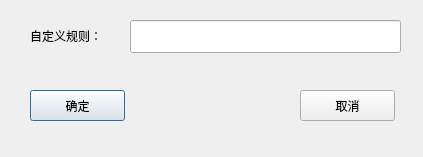
<?xml version="1.0" encoding="UTF-8"?>
<ui version="4.0">
 <class>CustomRuleDialog</class>
 <widget class="QDialog" name="CustomRuleDialog">
  <property name="geometry">
   <rect>
    <x>0</x>
    <y>0</y>
    <width>423</width>
    <height>157</height>
   </rect>
  </property>
  <property name="windowTitle">
   <string>自定义规则设置</string>
  </property>
  <widget class="QLineEdit" name="cusRulelineEdit">
   <property name="geometry">
    <rect>
     <x>130</x>
     <y>20</y>
     <width>271</width>
     <height>33</height>
    </rect>
   </property>
  </widget>
  <widget class="QLabel" name="label_14">
   <property name="geometry">
    <rect>
     <x>30</x>
     <y>25</y>
     <width>91</width>
     <height>21</height>
    </rect>
   </property>
   <property name="text">
    <string>自定义规则：</string>
   </property>
  </widget>
  <widget class="QPushButton" name="okButton">
   <property name="geometry">
    <rect>
     <x>30</x>
     <y>90</y>
     <width>95</width>
     <height>31</height>
    </rect>
   </property>
   <property name="text">
    <string>确定</string>
   </property>
  </widget>
  <widget class="QPushButton" name="cancelButton">
   <property name="geometry">
    <rect>
     <x>300</x>
     <y>90</y>
     <width>95</width>
     <height>31</height>
    </rect>
   </property>
   <property name="text">
    <string>取消</string>
   </property>
  </widget>
 </widget>
 <resources/>
 <connections/>
</ui>
